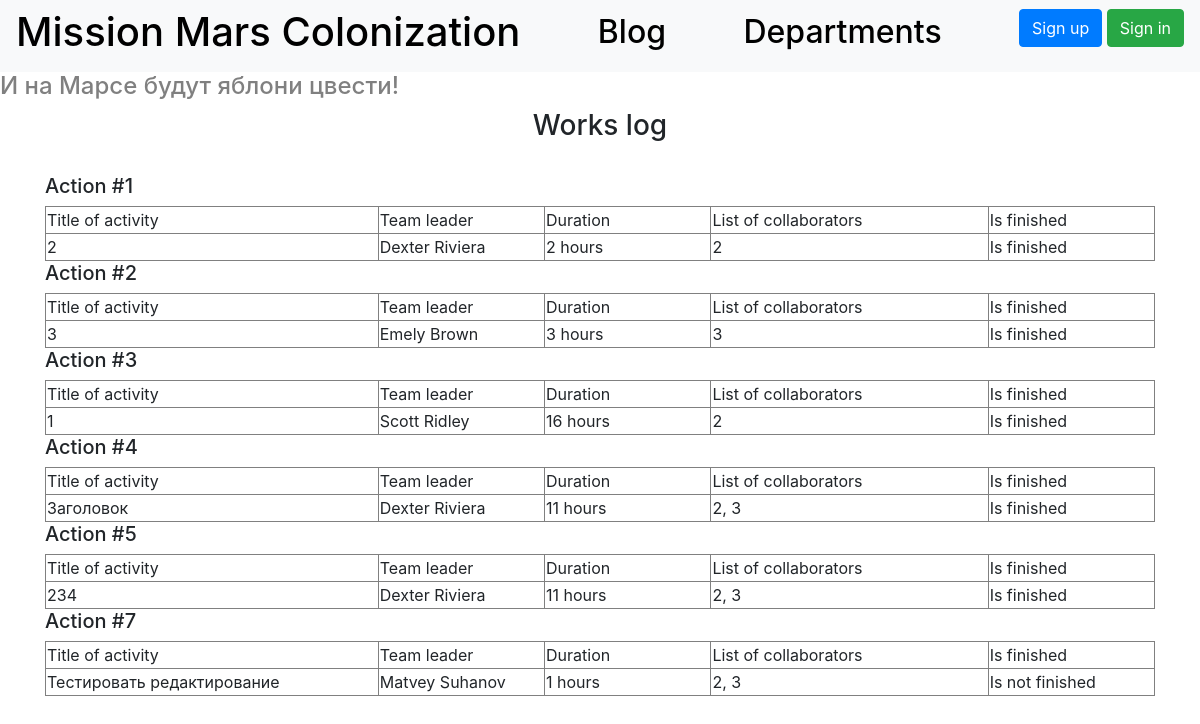
The page / on the database its author committed.
### data/jobs.py (models this page shows)
class Jobs(SqlAlchemyBase, SerializerMixin):
    __tablename__ = 'jobs'
    id = sqlalchemy.Column(sqlalchemy.Integer,
                           primary_key=True, autoincrement=True)
    team_leader = sqlalchemy.Column(sqlalchemy.Integer, sqlalchemy.ForeignKey("users.id"), nullable=True)
    job = sqlalchemy.Column(sqlalchemy.String, nullable=True)
    work_size = sqlalchemy.Column(sqlalchemy.Integer, nullable=True)
    collaborators = sqlalchemy.Column(sqlalchemy.String, nullable=True)
    start_date = sqlalchemy.Column(sqlalchemy.DateTime, nullable=True)
    end_date = sqlalchemy.Column(sqlalchemy.DateTime, nullable=True)
    is_finished = sqlalchemy.Column(sqlalchemy.Boolean, nullable=True)
    creator = sqlalchemy.Column(sqlalchemy.Integer, nullable=True)
    user = orm.relation('User')
    categories = orm.relation("CategoryJob",
                              secondary="jobs_to_category",
                              backref="jobs")

### data/users.py (models this page shows, shortened)
class User(SqlAlchemyBase, UserMixin, SerializerMixin):
    __tablename__ = 'users'
    id = sqlalchemy.Column(sqlalchemy.Integer,
                           primary_key=True, autoincrement=True)
    surname = sqlalchemy.Column(sqlalchemy.String, nullable=True)
    name = sqlalchemy.Column(sqlalchemy.String, nullable=True)
    age = sqlalchemy.Column(sqlalchemy.Integer, nullable=True)
    position = sqlalchemy.Column(sqlalchemy.String, nullable=True)
    speciality = sqlalchemy.Column(sqlalchemy.String, nullable=True)
    address = sqlalchemy.Column(sqlalchemy.String, nullable=True)
    email = sqlalchemy.Column(sqlalchemy.String, unique=True, nullable=True)
    city_from = sqlalchemy.Column(sqlalchemy.String, nullable=True)
    hashed_password = sqlalchemy.Column(sqlalchemy.String, nullable=True)
    modified_date = sqlalchemy.Column(sqlalchemy.DateTime, default=datetime.datetime.now)
    news = orm.relation("News", back_populates='user')
    jobs = orm.relation("Jobs", back_populates='user')
    deps = orm.relation("Department", back_populates='user')

### main.py (the view)
@app.route("/")
def index():
    session = db_session.create_session()
    jobs = session.query(Jobs).all()
    return render_template("works_log.html", title="Mars Colonization", jobs=jobs)

### data/db_session.py (called while the page is built)
def create_session() -> Session:
    global __factory
    return __factory()

### templates/works_log.html (shortened to what this page needs)
{% extends "base.html" %}
{% block content %}
<h3 align="center">Works log</h3> <br/>
{% for item in jobs%}
<div>
    <h5>Action #{{item.id}}</h5>
    <div>
        <table border="1" width="100%">
           <tr>
               <td width="30%">Title of activity</td>
               <td width="15%">Team leader</td>
               <td width="15%">Duration</td>
               <td width="25%">List of collaborators</td>
               <td width="15%">Is finished</td>
           </tr>
            <tr>
               <td>{{item.job}}</td>
               <td>{{item.user.surname}} {{item.user.name}}</td>
               <td>{{item.work_size}} hours</td>
               <td>{{item.collaborators}}</td>
               {% if item.is_finished %}
                <td>Is finished</td>
               {% else %}
                <td>Is not finished</td>
               {% endif %}
           </tr>
        </table>
    </div>
</div>
{% endfor %}
{% endblock %}

### templates/base.html (shortened to what this page needs)
<!doctype html>
<html lang="en">
<head>
    <link rel="stylesheet"
          href="https://stackpath.bootstrapcdn.com/bootstrap/4.4.1/css/bootstrap.min.css"
>
</head>
<body>
<header>
    <nav class="navbar navbar-light bg-light">
        <h1><a href="/" style="text-decoration: none; color: black;">Mission Mars Colonization</a></h1>
        <h2><a href="/blog" style="text-decoration: none; color: black;">Blog</a></h2>
        <h2><a href="/departments" style="text-decoration: none; color: black;">Departments</a></h2>
        {% if current_user.is_authenticated %}
            <a class="navbar-brand" href="/logout">{{ current_user.name }}</a>
        {% else %}
            <p>
                <a class="btn btn-primary " href="/register">Sign up</a>
                <a class="btn btn-success" href="/login">Sign in</a>
            </p>
        {% endif %}
    </nav>
</header>
<h4>И на Марсе будут яблони цвести!</h4>
<main role="main" class="container">
    {% block content %}{% endblock %}
</main>
</body>
</html>

### templates/base.html (style rules this page uses)
h4 { color: grey; }

### rows shown on the page
Jobs: id "1", job "2", user.surname "Dexter", user.name "Riviera", work_size "2", collaborators "2", is_finished "Is finished"
Jobs: id "2", job "3", user.surname "Emely", user.name "Brown", work_size "3", collaborators "3", is_finished "Is finished"
Jobs: id "3", job "1", user.surname "Scott", user.name "Ridley", work_size "16", collaborators "2", is_finished "Is finished"
Jobs: id "4", job "Заголовок", user.surname "Dexter", user.name "Riviera", work_size "11", collaborators "2, 3", is_finished "Is finished"
Jobs: id "5", job "234", user.surname "Dexter", user.name "Riviera", work_size "11", collaborators "2, 3", is_finished "Is finished"
Jobs: id "7", job "Теcтировать редактирование", user.surname "Matvey", user.name "Suhanov", work_size "1", collaborators "2, 3", is_finished "Is not finished"
